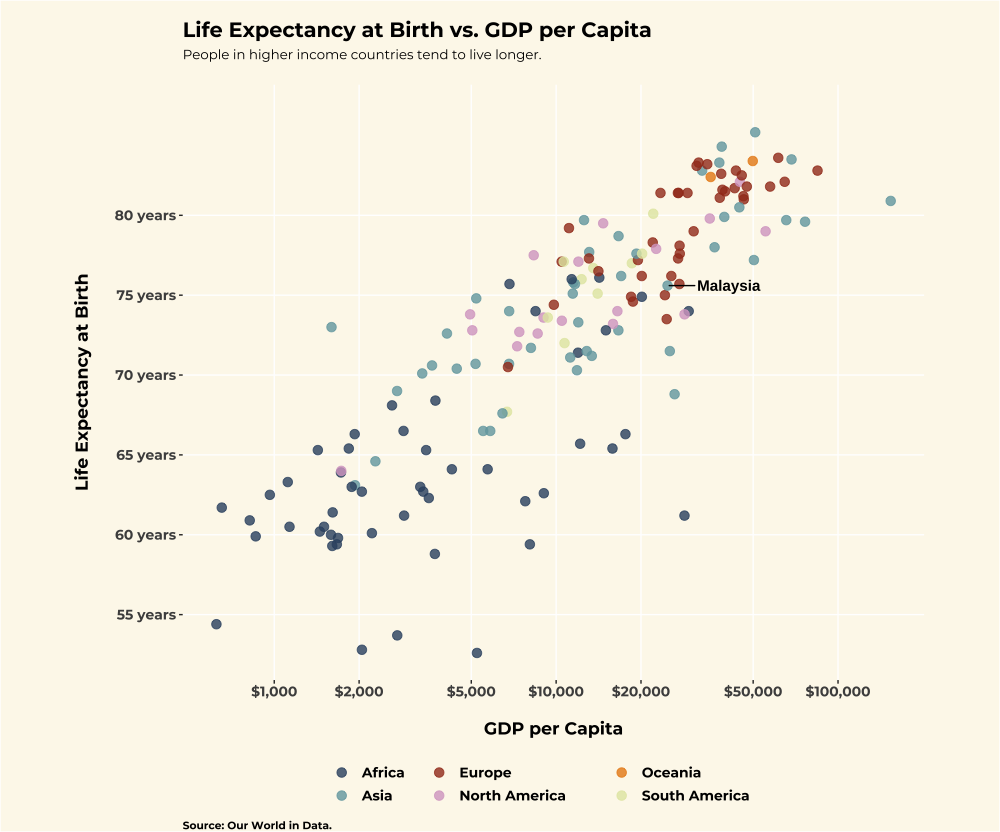

The R source for this figure:
library(tidyverse)
library(ggplot2)
library(showtext)
library(ggtext)
library(ggrepel)

font_add_google('Montserrat','Montserrat')
showtext_auto()

day6=read.csv('~/Desktop/30 Day Chart Challenge/Day 6 - OWID/life-expectancy-vs-gdp-per-capita.csv',na.strings = c('','NA'))

day6 = day6 %>% group_by(Code) %>% fill(Continent) %>% ungroup %>% filter(Year==2018,!is.na(Code),Entity!='World')

ggplot(day6, aes(x=log(GDP.per.capita),y=Life.expectancy.at.birth..historical.))+
  geom_point(aes(colour=Continent),size=3,alpha=0.8)+
  geom_text_repel(day6 %>% filter(Entity=='Malaysia'), mapping = aes(x = log(GDP.per.capita), label = Entity),
                  size = 4, fontface = "bold", nudge_x = 0.5)+
  labs(title='\nLife Expectancy at Birth vs. GDP per Capita',
       subtitle='People in higher income countries tend to live longer.\n',
       caption='Source: Our World in Data.')+
  scale_color_manual(values = c('Africa'='#355070',
                                'Asia' = '#73A6AD',
                                'Europe' = '#A33B20',
                                'North America' = '#D8A7CA',
                                'Oceania' = '#E98A15',
                                'South America' = '#E3E7AF'))+
  scale_x_continuous(breaks=c(log(1000),log(2000),log(5000),log(10000),log(20000),log(50000),log(100000)),
                     labels=c('$1,000','$2,000','$5,000','$10,000','$20,000','$50,000','$100,000'))+
  scale_y_continuous(breaks=c(55,60,65,70,75,80),labels=c('55 years','60 years','65 years','70 years','75 years',
                                                          '80 years'))+
  xlab('\nGDP per Capita')+
  ylab('Life Expectancy at Birth\n')+
  theme_bw()+
  theme(text = element_text(family = "Montserrat",face='bold',size=13),
        plot.caption = element_text(hjust=0,size=8),
        plot.subtitle = element_text(size=10,face = 'plain'),
        panel.grid.minor = element_blank(),
        panel.grid.major=element_line(color='white'),
        panel.border = element_blank(),
        panel.background = element_rect(fill='#FDF8EC'),
        plot.background = element_rect(fill='#FDF8EC'),
        legend.position = "bottom",
        legend.title = element_blank(),
        legend.background = element_blank(),
        legend.key = element_blank(),
        plot.margin = margin(, 2, , 2,'cm'))
  
